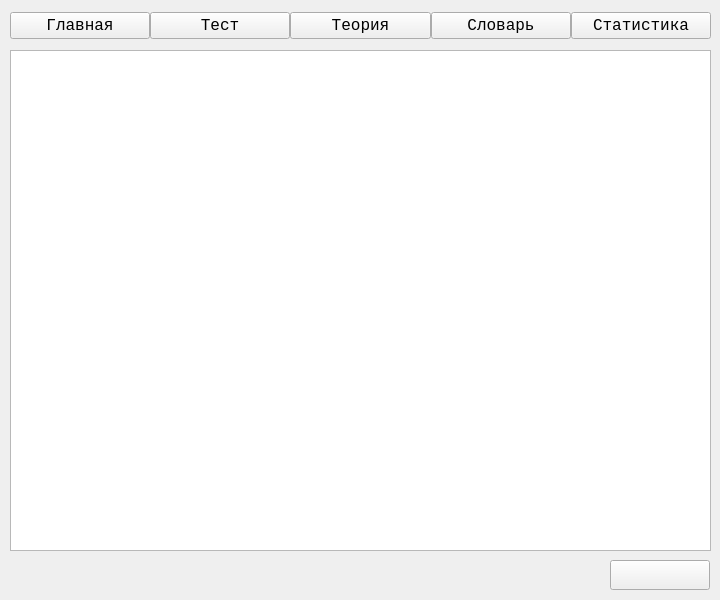
<?xml version="1.0" encoding="UTF-8"?>
<ui version="4.0">
 <class>admin</class>
 <widget class="QWidget" name="admin">
  <property name="geometry">
   <rect>
    <x>0</x>
    <y>0</y>
    <width>720</width>
    <height>600</height>
   </rect>
  </property>
  <property name="font">
   <font>
    <family>Monospace</family>
    <pointsize>12</pointsize>
   </font>
  </property>
  <property name="windowTitle">
   <string>Admin</string>
  </property>
  <property name="autoFillBackground">
   <bool>true</bool>
  </property>
  <widget class="QTextBrowser" name="text">
   <property name="geometry">
    <rect>
     <x>10</x>
     <y>50</y>
     <width>701</width>
     <height>501</height>
    </rect>
   </property>
   <property name="font">
    <font>
     <family>Monospace</family>
    </font>
   </property>
   <property name="readOnly">
    <bool>false</bool>
   </property>
   <property name="html">
    <string notr="true">&lt;!DOCTYPE HTML PUBLIC &quot;-//W3C//DTD HTML 4.0//EN&quot; &quot;http://www.w3.org/TR/REC-html40/strict.dtd&quot;&gt;
&lt;html&gt;&lt;head&gt;&lt;meta name=&quot;qrichtext&quot; content=&quot;1&quot; /&gt;&lt;style type=&quot;text/css&quot;&gt;
p, li { white-space: pre-wrap; }
&lt;/style&gt;&lt;/head&gt;&lt;body style=&quot; font-family:'Monospace'; font-size:12pt; font-weight:400; font-style:normal;&quot;&gt;
&lt;p style=&quot;-qt-paragraph-type:empty; margin-top:0px; margin-bottom:0px; margin-left:0px; margin-right:0px; -qt-block-indent:0; text-indent:0px; font-family:'DejaVu Sans Mono';&quot;&gt;&lt;br /&gt;&lt;/p&gt;&lt;/body&gt;&lt;/html&gt;</string>
   </property>
   <property name="overwriteMode">
    <bool>false</bool>
   </property>
  </widget>
  <widget class="QWidget" name="horizontalLayoutWidget">
   <property name="geometry">
    <rect>
     <x>10</x>
     <y>10</y>
     <width>701</width>
     <height>31</height>
    </rect>
   </property>
   <layout class="QHBoxLayout" name="horizontalLayout">
    <property name="spacing">
     <number>0</number>
    </property>
    <item>
     <widget class="QPushButton" name="Main">
      <property name="text">
       <string>Главная</string>
      </property>
     </widget>
    </item>
    <item>
     <widget class="QPushButton" name="Test">
      <property name="text">
       <string>Тест</string>
      </property>
     </widget>
    </item>
    <item>
     <widget class="QPushButton" name="Theory">
      <property name="text">
       <string>Теория</string>
      </property>
     </widget>
    </item>
    <item>
     <widget class="QPushButton" name="Slovo">
      <property name="text">
       <string>Словарь</string>
      </property>
     </widget>
    </item>
    <item>
     <widget class="QPushButton" name="Statistic">
      <property name="text">
       <string>Статистика</string>
      </property>
     </widget>
    </item>
   </layout>
  </widget>
  <widget class="QPushButton" name="Do">
   <property name="geometry">
    <rect>
     <x>610</x>
     <y>560</y>
     <width>100</width>
     <height>30</height>
    </rect>
   </property>
   <property name="text">
    <string/>
   </property>
  </widget>
 </widget>
 <resources/>
 <connections/>
</ui>
